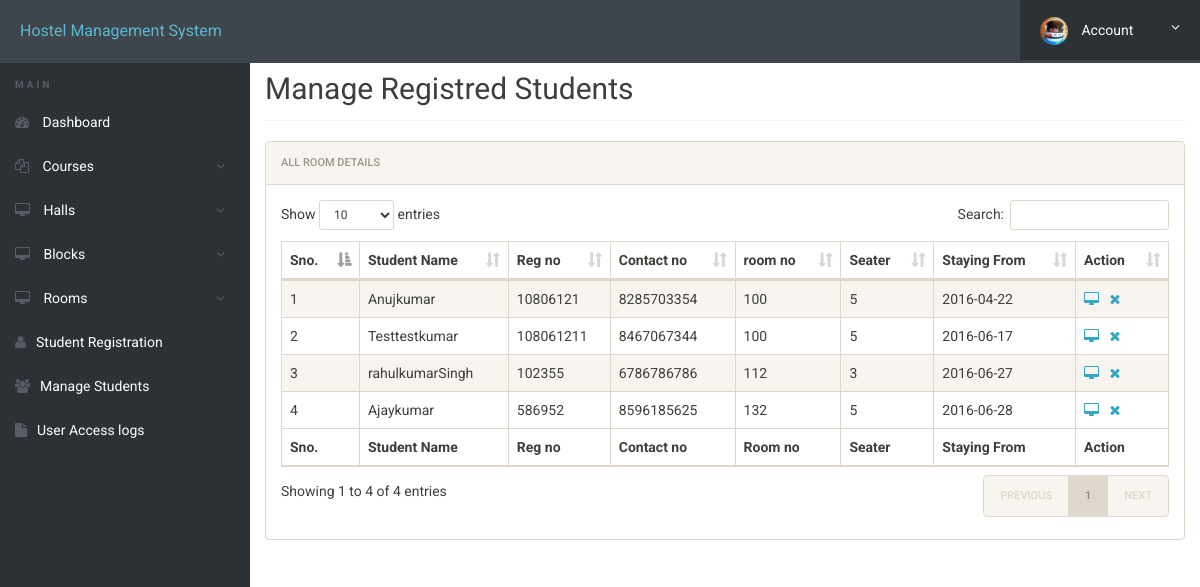
The app's page /admin/manage-students.php (signed in) with its own data.
### tables this page shows
CREATE TABLE `registration` (
  `id` int(11) NOT NULL,
  `roomno` int(11) DEFAULT NULL,
  `seater` int(11) DEFAULT NULL,
  `feespm` int(11) DEFAULT NULL,
  `foodstatus` int(11) DEFAULT NULL,
  `stayfrom` date DEFAULT NULL,
  `duration` int(11) DEFAULT NULL,
  `course` varchar(500) DEFAULT NULL,
  `regno` int(11) DEFAULT NULL,
  `firstName` varchar(500) DEFAULT NULL,
  `middleName` varchar(500) DEFAULT NULL,
  `lastName` varchar(500) DEFAULT NULL,
  `gender` varchar(250) DEFAULT NULL,
  `contactno` bigint(11) DEFAULT NULL,
  `emailid` varchar(500) DEFAULT NULL,
  `profile_picture` varchar(255) DEFAULT NULL,
  `egycontactno` bigint(11) DEFAULT NULL,
  `guardianName` varchar(500) DEFAULT NULL,
  `guardianRelation` varchar(500) DEFAULT NULL,
  `guardianContactno` bigint(11) DEFAULT NULL,
  `corresAddress` varchar(500) DEFAULT NULL,
  `corresCIty` varchar(500) DEFAULT NULL,
  `corresState` varchar(500) DEFAULT NULL,
  `corresPincode` int(11) DEFAULT NULL,
  `pmntAddress` varchar(500) DEFAULT NULL,
  `pmntCity` varchar(500) DEFAULT NULL,
  `pmnatetState` varchar(500) DEFAULT NULL,
  `pmntPincode` int(11) DEFAULT NULL,
  `postingDate` timestamp NULL DEFAULT current_timestamp(),
  `updationDate` varchar(500) DEFAULT NULL,
  `corresDistrict` varchar(500) DEFAULT NULL,
  `pmnatetDistrict` varchar(500) DEFAULT NULL
);

### admin/manage-students.php (the view, shortened to what this page needs)
<?php
include('includes/config.php');
?>
<!doctype html>
<html lang="en" class="no-js">
<head>
	<link rel="stylesheet" href="css/font-awesome.min.css">
	<link rel="stylesheet" href="css/bootstrap.min.css">
	<link rel="stylesheet" href="css/dataTables.bootstrap.min.css">
	<link rel="stylesheet" href="css/bootstrap-social.css">
	<link rel="stylesheet" href="css/bootstrap-select.css">
	<link rel="stylesheet" href="css/fileinput.min.css">
	<link rel="stylesheet" href="css/awesome-bootstrap-checkbox.css">
	<link rel="stylesheet" href="css/style.css">
</head>
<body>
	<?php include('includes/header.php');?>
	<div class="ts-main-content">
			<?php include('includes/sidebar.php');?>
		<div class="content-wrapper">
			<div class="container-fluid">
				<div class="row">
					<div class="col-md-12">
						<h2 class="page-title" style="margin-top:4%">Manage Registred Students</h2>
						<div class="panel panel-default">
							<div class="panel-heading">All Room Details</div>
							<div class="panel-body">
								<table id="zctb" class="display table table-striped table-bordered table-hover" cellspacing="0" width="100%">
									<thead>
										<tr>
											<th>Sno.</th>
											<th>Student Name</th>
											<th>Reg no</th>
											<th>Contact no </th>
											<th>room no  </th>
											<th>Seater </th>
											<th>Staying From </th>
											<th>Action</th>
										</tr>
									</thead>
									<tfoot>
										<tr>
											<th>Sno.</th>
											<th>Student Name</th>
											<th>Reg no</th>
											<th>Contact no </th>
											<th>Room no  </th>
											<th>Seater </th>
											<th>Staying From </th>
											<th>Action</th>
										</tr>
									</tfoot>
									<tbody>
<?php
$ret="select * from registration";
$stmt= $mysqli->prepare($ret) ;
$stmt->execute() ;
$res=$stmt->get_result();
$cnt=1;
while($row=$res->fetch_object())
	  {
	  	?>
<tr><td><?php echo $cnt;;?></td>
<td><?php echo $row->firstName;?><?php echo $row->middleName;?><?php echo $row->lastName;?></td>
<td><?php echo $row->regno;?></td>
<td><?php echo $row->contactno;?></td>
<td><?php echo $row->roomno;?></td>
<td><?php echo $row->seater;?></td>
<td><?php echo $row->stayfrom;?></td>
<td>
<a href="javascript:void(0);"  onClick="popUpWindow('http://localhost/hostel/admin/full-profile.php?id=<?php echo $row->id;?>');" title="View Full Details"><i class="fa fa-desktop"></i></a>&nbsp;&nbsp;
<a href="manage-students.php?del=<?php echo $row->id;?>" title="Delete Record" onclick="return confirm("Do you want to delete");"><i class="fa fa-close"></i></a></td>
										</tr>
									<?php
$cnt=$cnt+1;
									 } ?>
									</tbody>
								</table>
							</div>
						</div>
					</div>
				</div>
			</div>
		</div>
	</div>
</body>
</html>

### css/style.css (style rules this page uses)
html { font-size: 14px; }
@media only screen and (min-width: 480px) { html { font-size: 17px; } }
@media only screen and (min-width: 768px) { html { font-size: 14px; } }
body { font-size: 1em; }
a { color: #37a6c4; }
.panel { overflow: hidden; }
.page-title { padding-bottom: 15px; margin-bottom: 20px; border-bottom: 1px solid #f0f0f0; }
.ts-main-content .content-wrapper { padding-top: 15px; margin-top: 20px; }
@media only screen and (min-width: 992px) { .ts-main-content .content-wrapper { margin-left: 250px; } }

### records on screen
registration: firstName "Anuj", lastName "kumar", regno "10806121", contactno "8285703354", roomno "100", seater "5", stayfrom "2016-04-22"
registration: firstName "Test", middleName "test", lastName "kumar", regno "108061211", contactno "8467067344", roomno "100", seater "5", stayfrom "2016-06-17"
registration: firstName "rahul", middleName "kumar", lastName "Singh", regno "102355", contactno "6786786786", roomno "112", seater "3", stayfrom "2016-06-27"
registration: firstName "Ajay", lastName "kumar", regno "586952", contactno "8596185625", roomno "132", seater "5", stayfrom "2016-06-28"
